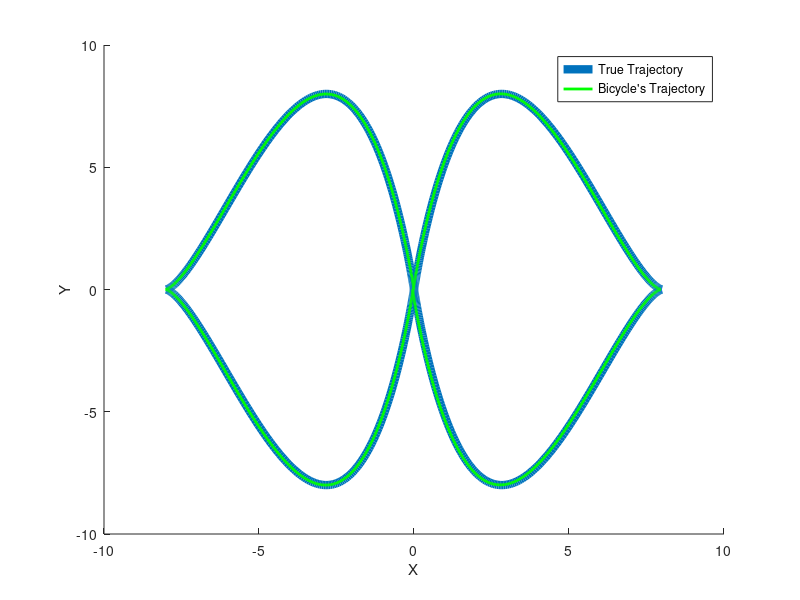
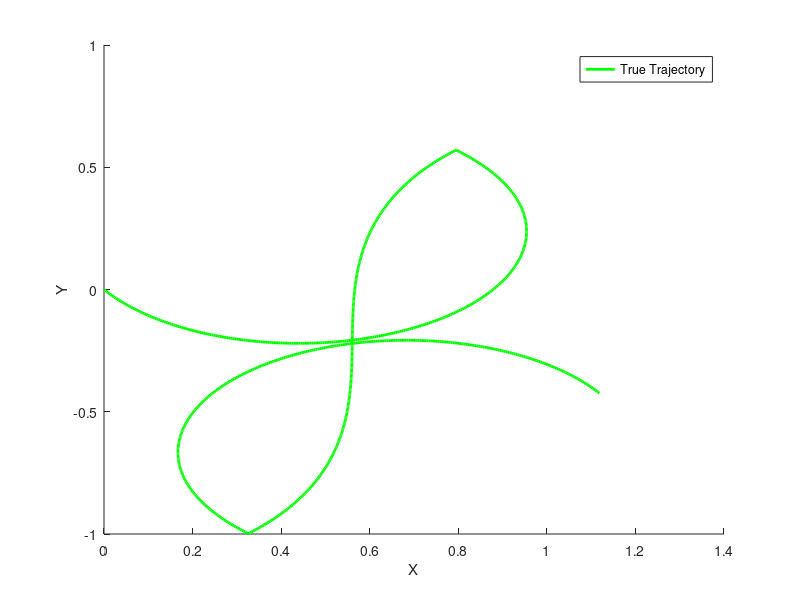

Here is the MATLAB script that generated these plots, in order:
Ts = 0.001; 
ITER = 1e3;

t=linspace(-pi,pi,ITER); 
x = 8*sin(t).^3; y = 8*sin((2*t)).^3;
vx  = gradient(x, Ts); vy = gradient(y, Ts);
ax  = gradient(vx, Ts); ay = gradient(vy, Ts);
phi = atan2(vy, vx); 

%resulting forward kinematic velocities
x_f = zeros(1, ITER); y_f = zeros(1, ITER); 

delta_f = 0*pi/180; 

for n=1:ITER-1
    J = [cos(delta_f)*cos(phi(n)) 0; 
         cos(delta_f)*sin(phi(n)) 0;
         0 1];
    J_inv = pinv(J);
    
    X = [vx(n); vy(n); phi(n)];
    B = J_inv*X; %chassis velocities
    
    %forward kinematic
    
    
    %x_f(n+1) = x_f(n) + Ts*B(1)*cos(phi(n)+ 0); %*cos(delta_f)
    %y_f(n+1) = y_f(n) + Ts*B(1)*sin(phi(n)+ 0);
    
    x_f(n+1) = x_f(n) + 0.5*(Ts*B(1)*cos(phi(n)+0) + Ts*B(1)*cos(phi(n)+0+Ts*B(2))); %*cos(delta_f)
    y_f(n+1) = y_f(n) + 0.5*(Ts*B(1)*sin(phi(n)+0) + Ts*B(1)*sin(phi(n)+0+Ts*B(2)));


end
hold on 
plot(x, y, 'linewidth', 6)
plot(x_f, y_f, 'g-','linewidth', 2)
legend('True Trajectory', "Bicycle's Trajectory")
xlabel('X')
ylabel('Y')
hold off
print('traj_figure', '-dpng')

%% second approach

clear all;clc;
Ts = 0.01; 
ITER = 1e3;
omega = 2*pi/10;
v = 0.5; % bicycle velocity
d = 2; % length of chasis
lr = d*0.6; 
t=linspace(-pi,pi,ITER); 
%resulting forward kinematic velocities
x_f = zeros(1, ITER); y_f = zeros(1, ITER); 

% steering angle delta f 
delta_f = 2*cos(omega*t);
plot(t,delta_f)
figure();
%velocity-chassis angle
beta = atan2(lr*tan(delta_f),d);

% phi
phi = (1/d).*cos(beta).*tan(delta_f);

for n=1:ITER-1
    %x_f(n+1) = x_f(n) + Ts*v*cos(phi(n)+ beta(n)); 
    %y_f(n+1) = y_f(n) + Ts*v*sin(phi(n)+ beta(n));
    
    x_f(n+1) = x_f(n) + 0.5*(Ts*v*cos(phi(n)+beta(n)) + Ts*v*cos(phi(n)+beta(n)+Ts*omega)); %*cos(delta_f)
    y_f(n+1) = y_f(n) + 0.5*(Ts*v*sin(phi(n)+beta(n)) + Ts*v*sin(phi(n)+beta(n)+Ts*omega));
    
end
hold on 
% plot(x, y, 'linewidth', 6)
plot(x_f, y_f, 'g-','linewidth', 2)
legend('True Trajectory', "Bicycle's Trajectory")
xlabel('X')
ylabel('Y')
hold off
print('traj_figure', '-dpng')
